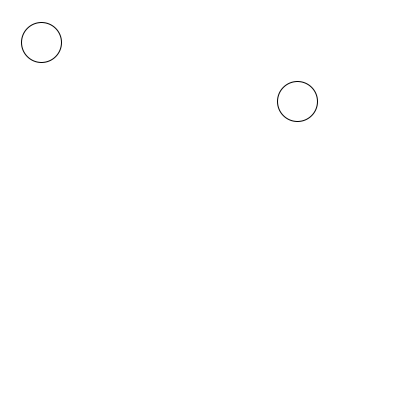
Frame 1 (no input)
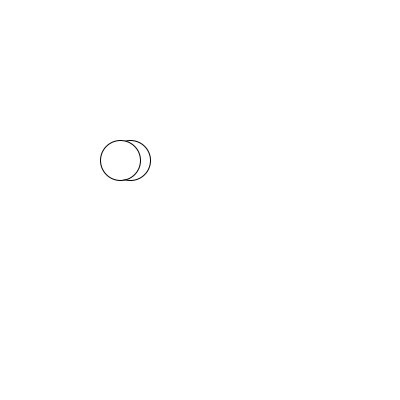
Frame 60 (the mouse pressed at the canvas centre just before this capture)
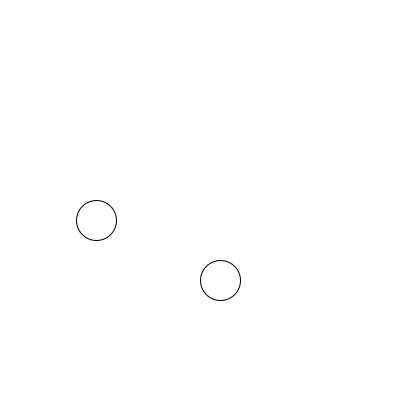
Frame 120 (the mouse held since frame 60 and released just before this capture)

The Processing sketch that drew these frames (run headless with seeded random() and noise(); from frame 60 on, the mouse is pressed at the canvas centre):

// Processing sketch: BallObjects
// ── BallObjects.pde
// Session 3 starter: Session 2's ball, turned into a class.
// The state and the wall rules are written once, inside Ball. Two objects use them.

Ball a;
Ball b;

void setup() {
  size(400, 400);
  a = new Ball(40, 40, 1.5, 2);
  b = new Ball(300, 100, -3, 1);
}

void draw() {
  background(255);
  a.move();
  b.move();
  a.show();
  b.show();
}

class Ball {
  float x;
  float y;
  float xSpeed;
  float ySpeed;

  Ball(float startX, float startY, float startXSpeed, float startYSpeed) {
    x = startX;
    y = startY;
    xSpeed = startXSpeed;
    ySpeed = startYSpeed;
  }

  void move() {
    x = x + xSpeed;
    y = y + ySpeed;
    if (x > width - 20 || x < 20) {
      xSpeed = -xSpeed;
    }
    if (y > height - 20 || y < 20) {
      ySpeed = -ySpeed;
    }
  }

  void show() {
    circle(x, y, 40);
  }
}
